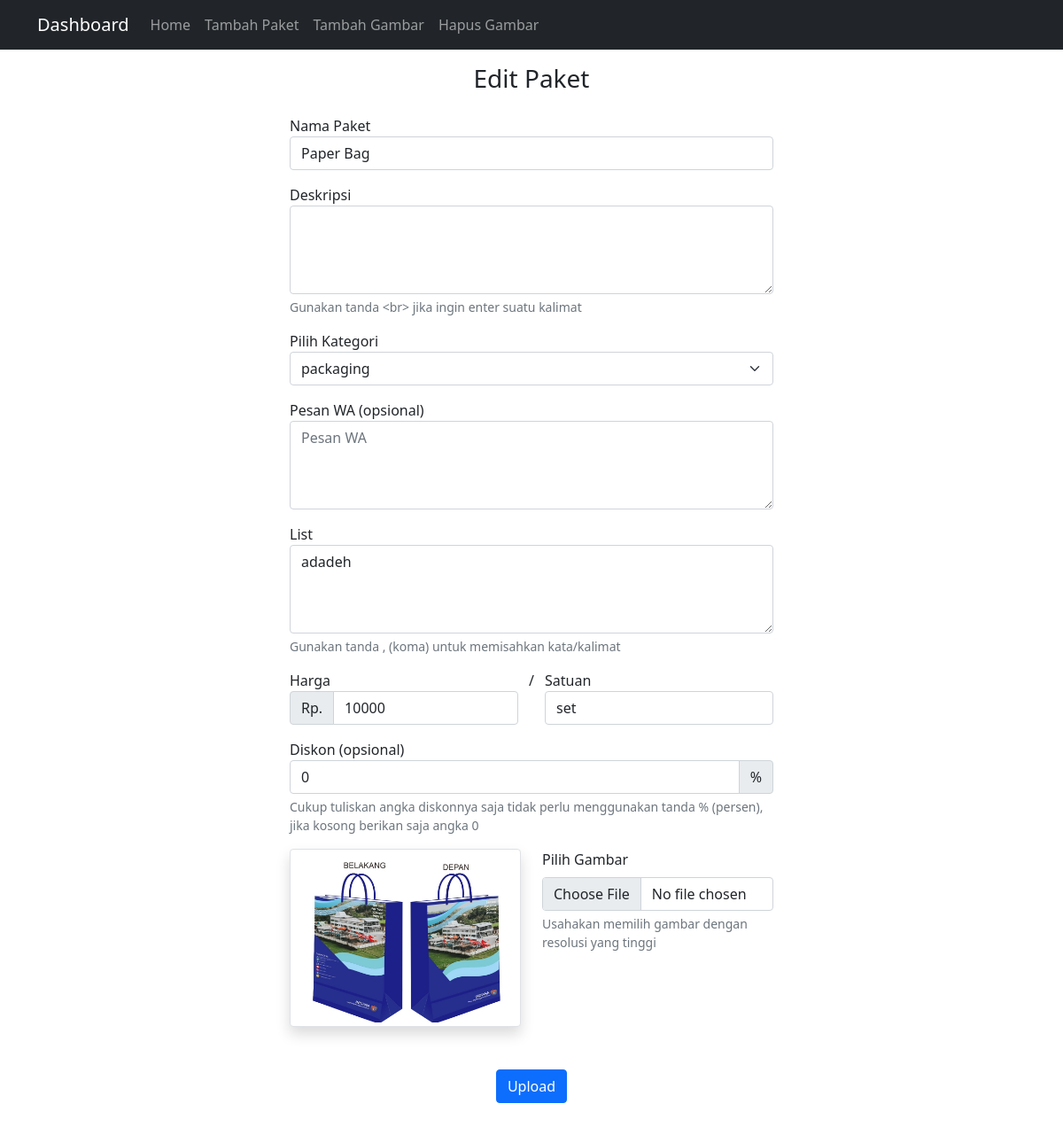
The app's page /admin/edit.php?id=16 (signed in) with its own data.
### tables this page shows
CREATE TABLE `daftarpaket` (
  `id` int(11) NOT NULL,
  `nama` varchar(50) NOT NULL,
  `deskripsi` text NOT NULL,
  `kategori` varchar(50) NOT NULL,
  `pesanwa` varchar(255) NOT NULL,
  `list` varchar(255) NOT NULL,
  `harga` int(11) NOT NULL,
  `satuan` varchar(50) NOT NULL,
  `diskon` int(11) NOT NULL,
  `image` varchar(255) NOT NULL
);

### admin/function.php (called while the page is built, shortened)
<?php
$conn = mysqli_connect("localhost", "root", "", "sinarmurni");
function query($query) {
	global $conn;
	$result = mysqli_query($conn, $query);
	$rows = [];
	while ( $row = mysqli_fetch_assoc($result) ) {
		$rows[] = $row;
	}
	return $rows;
}
 ?>

### admin/edit.php (the view, shortened to what this page needs)
<?php
require 'function.php';
$id = $_GET['id'];
$paket = query("SELECT * FROM daftarpaket WHERE id = $id")[0];
$display = explode('-', $paket['kategori']);
$select = end($display);
?>
<!doctype html>
<html lang="en">
  <head>
    <link href="https://cdn.jsdelivr.net/npm/bootstrap@5.1.3/dist/css/bootstrap.min.css" rel="stylesheet">
  </head>
  <body>
<nav class="navbar navbar-expand-lg navbar-dark bg-dark">
  <div class="container">
    <a class="navbar-brand" href="/sinar">Dashboard</a>
    <div class="collapse navbar-collapse" id="navbarSupportedContent">
      <ul class="navbar-nav me-auto mb-2 mb-lg-0">
        <li class="nav-item">
          <a class="nav-link" aria-current="page" href="index.php">Home</a>
        </li>
        <li class="nav-item">
          <a class="nav-link" href="tambah.php">Tambah Paket</a>
        </li>
        <li class="nav-item">
          <a class="nav-link" href="galery.php">Tambah Gambar</a>
        </li>
        <li class="nav-item">
          <a class="nav-link" href="image.php">Hapus Gambar</a>
        </li>
      </ul>
    </div>
  </div>
</nav>
<div class="container">
  <div class="row mt-3">
    <div class="col text-center">
      <h3>Edit Paket</h3>
    </div>
  </div>
  <div class="row mt-3 justify-content-center">
    <div class="col-md-6">
      <form action="" method="post" enctype="multipart/form-data">
        <div class="mb-3">
          <label for="nama">Nama Paket</label>
          <input type="text" name="nama" class="form-control" id="nama" value="<?= $paket['nama']; ?>">
        </div>
        <div class="mb-3">
          <label for="deskripsi">Deskripsi</label>
          <textarea class="form-control" name="deskripsi" id="deskripsi" style="height: 100px"><?= $paket['deskripsi']; ?></textarea>
          <div class="form-text">Gunakan tanda &lt;br&gt; jika ingin enter suatu kalimat</div>
        </div>
        <div class="mb-3">
          <label for="kategori">Pilih Kategori</label>
          <select class="form-select mb-3" name="kategori" aria-label="Default select example">
            <option selected value="<?= $paket['kategori'] ?>"><?= $select; ?></option>
          </select>
        </div>
        <div class="mb-3">
          <label for="pesan">Pesan WA (opsional)</label>
          <textarea class="form-control" name="pesan" placeholder="Pesan WA" id="pesan" style="height: 100px"><?= $paket['pesanwa']; ?></textarea>
        </div>
        <div class="mb-3">
          <label for="list">List</label>
          <textarea class="form-control" name="list" placeholder="list" id="list" style="height: 100px"><?= $paket['list']; ?></textarea>
          <div class="form-text">Gunakan tanda , (koma) untuk memisahkan kata/kalimat</div>
        </div>
        <div class="row">
          <div class="col">
            <label for="harga">Harga</label>
            <div class="input-group mb-3">
              <span class="input-group-text">Rp.</span>
              <input type="text" name="harga" placeholder="Harga" class="form-control" value="<?= $paket['harga']; ?>">
            </div>
          </div>
          /
          <div class="col">
            <label for="satuan">Satuan</label>
            <div class="input-group mb-3">
              <input type="text" name="satuan" placeholder="Contoh: pcs, lusin, box, paket, dll" class="form-control" value="<?= $paket['satuan']; ?>">
            </div>
          </div>
        </div>
        <div class="mb-3">
          <label for="diskon">Diskon (opsional)</label>
          <div class="input-group">
            <input type="text" name="diskon" placeholder="Diskon" class="form-control" value="<?= $paket['diskon']; ?>">
            <span class="input-group-text">%</span>
          </div>
          <div class="form-text">Cukup tuliskan angka diskonnya saja tidak perlu menggunakan tanda % (persen), jika kosong berikan saja angka 0</div>
        </div>
        <div class="row mb-3">
          <div class="col">
            <img src="../img/<?= $paket['image']; ?>" class="img-fluid img-thumbnail shadow" alt="">
          </div>
          <div class="col">
            <div class="mb-3">
              <label for="image" class="form-label">Pilih Gambar</label>
              <input class="form-control" type="file" name="image" id="image">
              <div class="form-text">Usahakan memilih gambar dengan resolusi yang tinggi</div>
            </div>
          </div>
        </div>
        <div class="mt-5 text-center">
          <button type="submit" class="btn btn-primary text-center mb-5" name="submit">Upload</button>
        </div>
      </form>
    </div>
  </div>
</div>
  </body>
</html>

### records on screen
daftarpaket: nama "Paper Bag", list "adadeh", harga "10000", satuan "set", diskon "0", image (picture)

### other values on screen
form field kategori "packaging"
